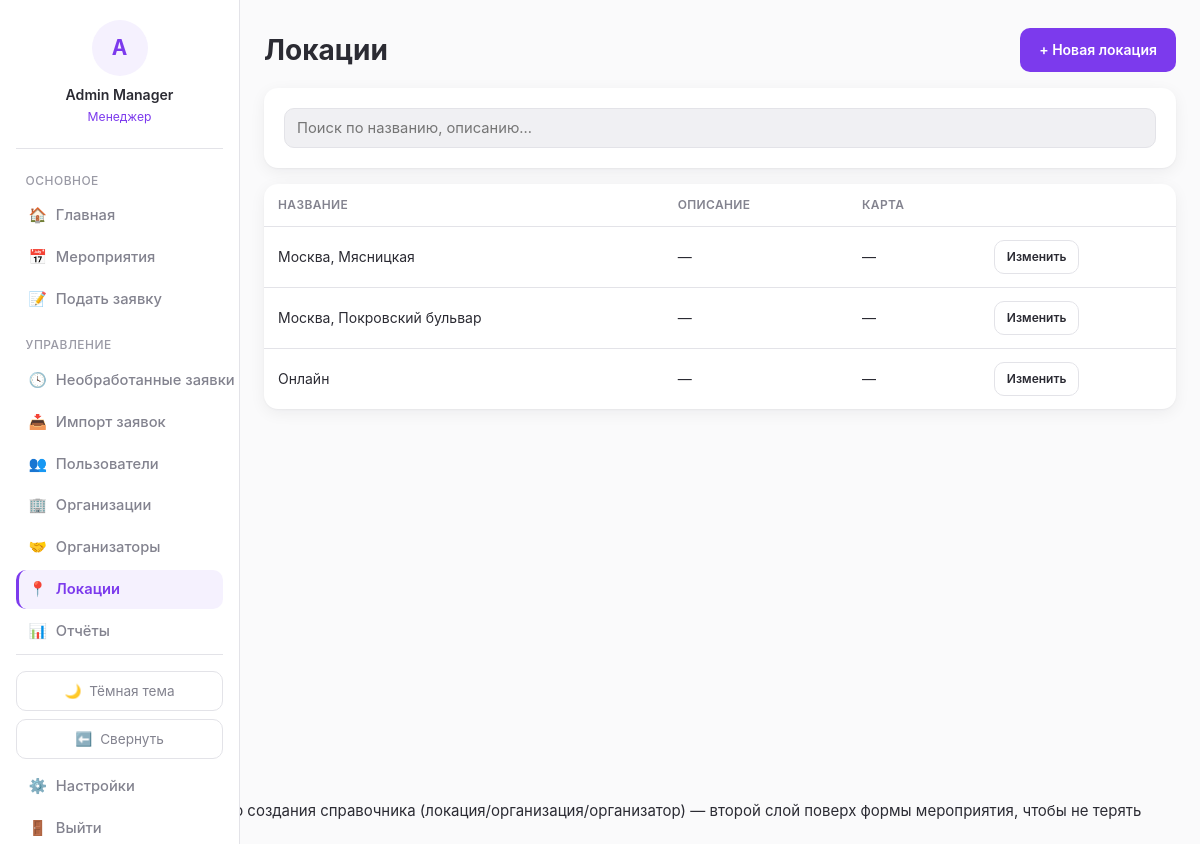
The app's page /locations/ (signed in), older data.
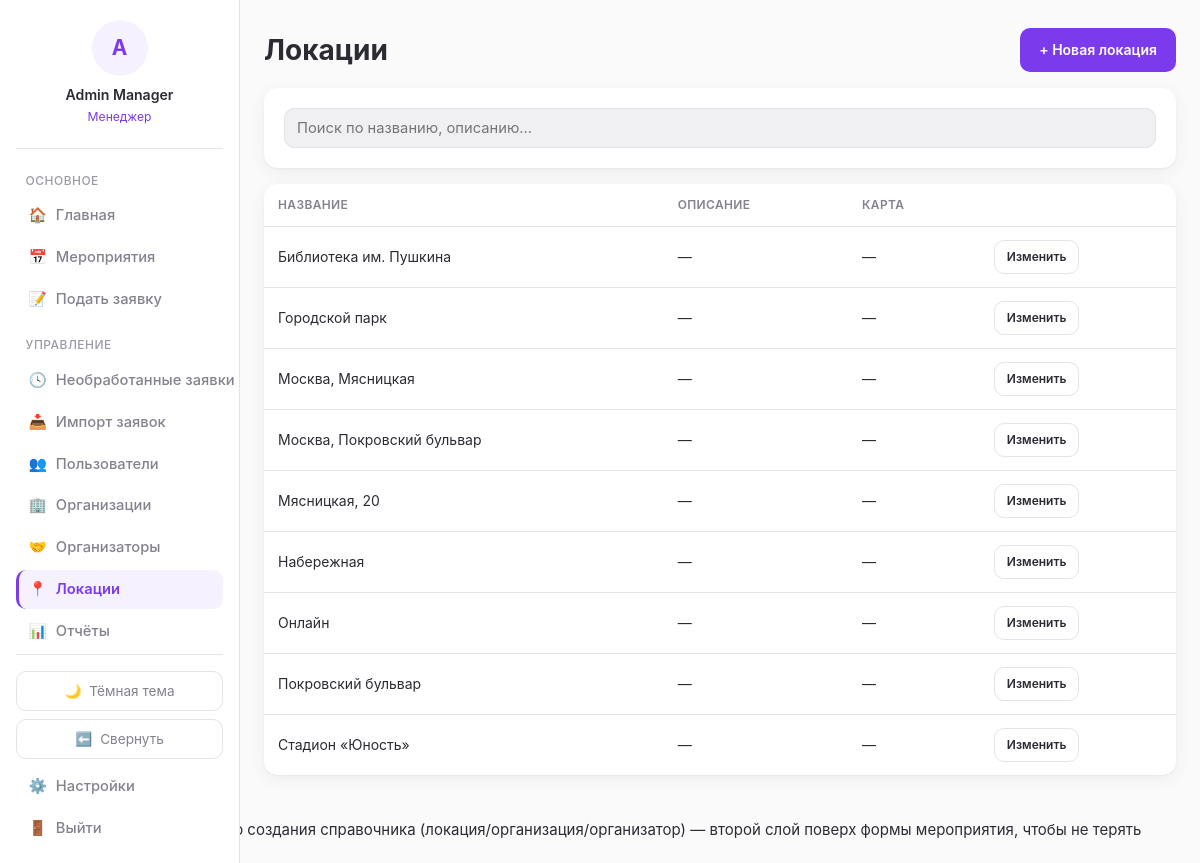
The same page, newer data.
### blog/models.py (models this page shows, shortened)
class User(AbstractBaseUser):
    GENDER_CHOICES = [
        ('male', 'Мужской'),
        ('female', 'Женский'),
    ]
    STATUS_CHOICES = [
        ('active', 'Активен'),
        ('inactive', 'Неактивен'),
        ('blacklisted', 'В блэклисте'),
    ]
    REGISTRATION_STATUS_CHOICES = [
        ('guest', 'Гость (первое касание)'),
        ('registered', 'Зарегистрирован'),
    ]
    id = models.AutoField(primary_key=True)
    system_username = models.CharField(max_length=50, blank=True, null=True, db_index=True)
    telegram_id = models.CharField(max_length=50, unique=True, db_index=True)
    telegram_username = models.CharField(max_length=100, blank=True, null=True)
    VK_username = models.CharField(max_length=100, blank=True, null=True)
    first_name = models.CharField(max_length=100, blank=True, null=True)
    last_name = models.CharField(max_length=100, blank=True, null=True)
    email = models.EmailField(blank=True, null=True)
    phone = models.CharField(max_length=20, blank=True, null=True)
    birthday = models.DateField(blank=True, null=True)
    about = models.TextField(blank=True, null=True)
    gender = models.CharField(max_length=10, choices=GENDER_CHOICES, blank=True, null=True)
    status = models.CharField(max_length=20, choices=STATUS_CHOICES, default='active')
    comment = models.TextField(blank=True, null=True)
    registration_status = models.CharField(
        max_length=20, choices=REGISTRATION_STATUS_CHOICES, default='guest'
    )
    created_at = models.DateTimeField(auto_now_add=True)
    last_event_at = models.DateTimeField(blank=True, null=True)
    total_event_count = models.IntegerField(default=0, validators=[MinValueValidator(0)])
    season_event_count = models.IntegerField(default=0, validators=[MinValueValidator(0)])
    total_hours = models.IntegerField(default=0, validators=[MinValueValidator(0)])
    season_hours = models.IntegerField(default=0, validators=[MinValueValidator(0)])
    churn_score = models.FloatField(default=0)
    login = models.CharField(max_length=50, unique=True, blank=True, null=True)
    web_credentials_set_at = models.DateTimeField(blank=True, null=True)
    notify_new_events = models.BooleanField(default=True)
    notify_applications = models.BooleanField(default=True)
    experience_token = models.UUIDField(default=uuid.uuid4, unique=True, editable=False, db_index=True)
    objects = UserManager()
    USERNAME_FIELD = 'telegram_id'
    REQUIRED_FIELDS = []
    class Meta:
        db_table = 'users'
        verbose_name = 'Пользователь'
        verbose_name_plural = 'Пользователи'
    @property
    def full_name(self):
        return f"{self.first_name or ''} {self.last_name or ''}".strip() or self.telegram_username or self.telegram_id

class Location(models.Model):
    id = models.AutoField(primary_key=True)
    name = models.CharField(max_length=255, unique=True)
    map_link = models.URLField(blank=True, null=True, verbose_name='Ссылка на карту')
    description = models.TextField(blank=True, null=True, verbose_name='Описание')
    class Meta:
        db_table = 'locations'
        verbose_name = 'Локация'
        verbose_name_plural = 'Локации'

### blog/views.py (the view)
# urls.py: path('locations/', views.location_list, name='location_list'),
@manager_required
def location_list(request):
    locations = Location.objects.order_by('name')
    return render(request, 'blog/location_list.html', {'locations': locations})

### blog/context_processors.py (called while the page is built)
def role_flags(request):
    user = getattr(request, 'user', None)
    authenticated = bool(user and user.is_authenticated)
    return {
        'is_manager': is_manager(user) if authenticated else False,
        'is_team_leader': is_team_leader(user) if authenticated else False,
        'role_label': role_label(user) if authenticated else None,
    }

### blog/services/roles.py (called while the page is built)
def is_manager(user: User) -> bool:
    if not user or not user.is_authenticated:
        return False
    return user.manager_roles.filter(revoked_at__isnull=True).exists()

def is_team_leader(user: User) -> bool:
    if not user or not user.is_authenticated:
        return False
    return user.team_leader_roles.filter(revoked_at__isnull=True).exists()

def role_label(user: User) -> str:
    if is_manager(user):
        return 'Менеджер'
    if is_team_leader(user):
        return 'Тим-лидер'
    return 'Волонтёр'

### blog/templates/blog/location_list.html (shortened to what this page needs)
{% extends 'blog/base.html' %}
{% block content %}
<div class="page-header">
    <h1>Локации</h1>
    <a href="{% url 'location_create' %}" class="btn" data-modal data-modal-title="Новая локация">+ Новая локация</a>
</div>
<div class="card">
    <input type="search" id="locations-search" placeholder="Поиск по названию, описанию…" style="margin:0;">
</div>
<div class="card" style="padding:0; overflow:hidden;">
    <table class="responsive-table" data-sortable id="locations-table">
        <thead><tr><th data-sort-key="name">Название</th><th data-sort-key="description">Описание</th><th data-sort-key="map">Карта</th><th></th></tr></thead>
        <tbody>
        {% for location in locations %}
            <tr data-search="{{ location.name }} {{ location.description }}">
                <td data-label="Название" data-sort-value="{{ location.name }}">{{ location.name }}</td>
                <td data-label="Описание" data-sort-value="{{ location.description }}">{{ location.description|default:"—"|truncatechars:120 }}</td>
                <td data-label="Карта" data-sort-value="{{ location.map_link }}">
                    {% if location.map_link %}<a href="{{ location.map_link }}" target="_blank" rel="noopener">Открыть карту →</a>{% else %}—{% endif %}
                </td>
                <td data-label="">
                    <a href="{% url 'location_edit' location.id %}" class="btn secondary btn-sm" data-modal data-modal-title="Редактировать: {{ location.name }}">Изменить</a>
                </td>
            </tr>
        {% empty %}
            <tr><td colspan="4">Локаций пока нет.</td></tr>
        {% endfor %}
        </tbody>
    </table>
</div>
{% endblock %}

### blog/templates/blog/base.html (shortened to what this page needs)
{% load static %}<!DOCTYPE html>
<html lang="ru">
<head>
    <link rel="stylesheet" href="{% static 'blog/css/nexus.css' %}">
</head>
<body class="{% if request.COOKIES.sidebar_collapsed == '1' %}sidebar-collapsed{% endif %}">
{% if user.is_authenticated %}
<aside class="sidebar">
    <a href="{% url 'profile_detail' user.id %}" class="sidebar-account">
        <div class="avatar-placeholder">{{ user.full_name|slice:":1"|upper }}</div>
        <div class="username">{{ user.full_name }}</div>
        <div class="role">{{ role_label }}</div>
    </a>
    <div class="nav-section-title">Основное</div>
    <a href="{% url 'dashboard' %}" class="nav-link {% if request.resolver_match.url_name == 'dashboard' %}active{% endif %}" title="Главная"><span class="icon">🏠</span><span class="nav-label"> Главная</span></a>
    <a href="{% url 'event_list' %}" class="nav-link {% if request.resolver_match.url_name in 'event_list,event_detail' %}active{% endif %}" title="Мероприятия"><span class="icon">📅</span><span class="nav-label"> Мероприятия</span></a>
    <a href="{% url 'application_create' %}" class="nav-link " title="Подать заявку"><span class="icon">📝</span><span class="nav-label"> Подать заявку</span></a>
    {% if is_manager %}
    <div class="nav-section-title">Управление</div>
    <a href="{% url 'pending_applications' %}" class="nav-link " title="Необработанные заявки"><span class="icon">🕓</span><span class="nav-label"> Необработанные заявки</span></a>
    <a href="{% url 'import_preview' %}" class="nav-link " title="Импорт заявок"><span class="icon">📥</span><span class="nav-label"> Импорт заявок</span></a>
    <a href="{% url 'user_list' %}" class="nav-link {% if request.resolver_match.url_name == 'user_list' %}active{% endif %}" title="Пользователи"><span class="icon">👥</span><span class="nav-label"> Пользователи</span></a>
    <a href="{% url 'organizations_list' %}" class="nav-link " title="Организации"><span class="icon">🏢</span><span class="nav-label"> Организации</span></a>
    <a href="{% url 'organizer_list' %}" class="nav-link " title="Организаторы"><span class="icon">🤝</span><span class="nav-label"> Организаторы</span></a>
    <a href="{% url 'location_list' %}" class="nav-link {% if request.resolver_match.url_name in 'location_list,location_create,location_edit' %}active{% endif %}" title="Локации"><span class="icon">📍</span><span class="nav-label"> Локации</span></a>
    <a href="{% url 'report_period' %}" class="nav-link {% if request.resolver_match.url_name == 'report_period' %}active{% endif %}" title="Отчёты"><span class="icon">📊</span><span class="nav-label"> Отчёты</span></a>
    {% endif %}
    <div class="sidebar-footer">
        <button type="button" class="theme-toggle" id="theme-toggle" title="Тема">
            <span class="icon" id="theme-icon">🌙</span><span class="theme-label" id="theme-label"> Тёмная тема</span>
        </button>
        <button type="button" class="sidebar-toggle" id="sidebar-toggle" title="Свернуть панель">
            <span class="icon" id="sidebar-toggle-icon">⬅️</span><span class="nav-label" id="sidebar-toggle-label"> Свернуть</span>
        </button>
        <a href="{% url 'settings' %}" class="nav-link {% if request.resolver_match.url_name == 'settings' %}active{% endif %}" title="Настройки"><span class="icon">⚙️</span><span class="nav-label"> Настройки</span></a>
        <a href="{% url 'logout' %}" class="nav-link" title="Выйти"><span class="icon">🚪</span><span class="nav-label"> Выйти</span></a>
    </div>
</aside>
{% endif %}
<div class="page-wrapper" style="{% if not user.is_authenticated %}margin-left:0;{% endif %}">
    <main>
        {% block content %}{% endblock %}
    </main>
</div>
{# Вложенная модалка быстрого создания справочника (локация/организация/организатор) —
   второй слой поверх формы мероприятия, чтобы не терять введённые в неё данные. #}
</body>
</html>

Row changes from the older to the newer data that the page shows:
added Location: name "Библиотека им. Пушкина", description "—"
added Location: name "Городской парк", description "—"
added Location: name "Мясницкая, 20", description "—"
added Location: name "Набережная", description "—"
added Location: name "Покровский бульвар", description "—"
added Location: name "Стадион «Юность»", description "—"
